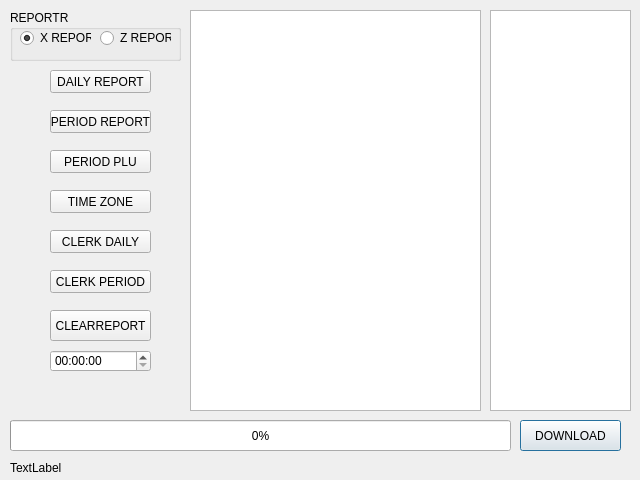
<?xml version="1.0" encoding="UTF-8"?>
<ui version="4.0">
 <class>reportDialog</class>
 <widget class="QDialog" name="reportDialog">
  <property name="geometry">
   <rect>
    <x>0</x>
    <y>0</y>
    <width>640</width>
    <height>480</height>
   </rect>
  </property>
  <property name="windowTitle">
   <string>Dialog</string>
  </property>
  <widget class="QPushButton" name="pushButton">
   <property name="geometry">
    <rect>
     <x>520</x>
     <y>420</y>
     <width>101</width>
     <height>31</height>
    </rect>
   </property>
   <property name="text">
    <string>DOWNLOAD</string>
   </property>
  </widget>
  <widget class="QProgressBar" name="progressBar">
   <property name="geometry">
    <rect>
     <x>10</x>
     <y>420</y>
     <width>501</width>
     <height>31</height>
    </rect>
   </property>
   <property name="value">
    <number>0</number>
   </property>
  </widget>
  <widget class="QPushButton" name="cleardbreport">
   <property name="geometry">
    <rect>
     <x>50</x>
     <y>310</y>
     <width>101</width>
     <height>31</height>
    </rect>
   </property>
   <property name="text">
    <string>CLEARREPORT</string>
   </property>
  </widget>
  <widget class="QTextEdit" name="reportedit">
   <property name="geometry">
    <rect>
     <x>190</x>
     <y>10</y>
     <width>291</width>
     <height>401</height>
    </rect>
   </property>
  </widget>
  <widget class="QPushButton" name="pushButton_2">
   <property name="geometry">
    <rect>
     <x>50</x>
     <y>70</y>
     <width>101</width>
     <height>23</height>
    </rect>
   </property>
   <property name="text">
    <string>DAILY REPORT</string>
   </property>
  </widget>
  <widget class="QPushButton" name="pushButton_3">
   <property name="geometry">
    <rect>
     <x>50</x>
     <y>110</y>
     <width>101</width>
     <height>23</height>
    </rect>
   </property>
   <property name="text">
    <string>PERIOD REPORT</string>
   </property>
  </widget>
  <widget class="QPushButton" name="pushButton_4">
   <property name="geometry">
    <rect>
     <x>50</x>
     <y>230</y>
     <width>101</width>
     <height>23</height>
    </rect>
   </property>
   <property name="text">
    <string>CLERK DAILY</string>
   </property>
  </widget>
  <widget class="QPushButton" name="pushButton_5">
   <property name="geometry">
    <rect>
     <x>50</x>
     <y>270</y>
     <width>101</width>
     <height>23</height>
    </rect>
   </property>
   <property name="text">
    <string>CLERK PERIOD</string>
   </property>
  </widget>
  <widget class="QPushButton" name="grandtotal_5">
   <property name="geometry">
    <rect>
     <x>50</x>
     <y>150</y>
     <width>101</width>
     <height>23</height>
    </rect>
   </property>
   <property name="text">
    <string>PERIOD PLU</string>
   </property>
  </widget>
  <widget class="QPushButton" name="correction_5">
   <property name="geometry">
    <rect>
     <x>50</x>
     <y>190</y>
     <width>101</width>
     <height>23</height>
    </rect>
   </property>
   <property name="text">
    <string>TIME ZONE</string>
   </property>
  </widget>
  <widget class="QGroupBox" name="xzreoprt">
   <property name="geometry">
    <rect>
     <x>10</x>
     <y>10</y>
     <width>171</width>
     <height>51</height>
    </rect>
   </property>
   <property name="title">
    <string>REPORTR</string>
   </property>
   <widget class="QRadioButton" name="xreport">
    <property name="geometry">
     <rect>
      <x>10</x>
      <y>20</y>
      <width>71</width>
      <height>16</height>
     </rect>
    </property>
    <property name="text">
     <string>X REPORT</string>
    </property>
    <property name="checked">
     <bool>true</bool>
    </property>
   </widget>
   <widget class="QRadioButton" name="zreport">
    <property name="geometry">
     <rect>
      <x>90</x>
      <y>20</y>
      <width>71</width>
      <height>16</height>
     </rect>
    </property>
    <property name="text">
     <string>Z REPORT</string>
    </property>
   </widget>
  </widget>
  <widget class="QTableWidget" name="tableWidget">
   <property name="geometry">
    <rect>
     <x>490</x>
     <y>10</y>
     <width>141</width>
     <height>401</height>
    </rect>
   </property>
  </widget>
  <widget class="QLabel" name="info">
   <property name="geometry">
    <rect>
     <x>10</x>
     <y>460</y>
     <width>471</width>
     <height>16</height>
    </rect>
   </property>
   <property name="text">
    <string>TextLabel</string>
   </property>
  </widget>
  <widget class="QTimeEdit" name="timeEdit">
   <property name="geometry">
    <rect>
     <x>50</x>
     <y>350</y>
     <width>101</width>
     <height>22</height>
    </rect>
   </property>
  </widget>
 </widget>
 <resources/>
 <connections/>
</ui>
